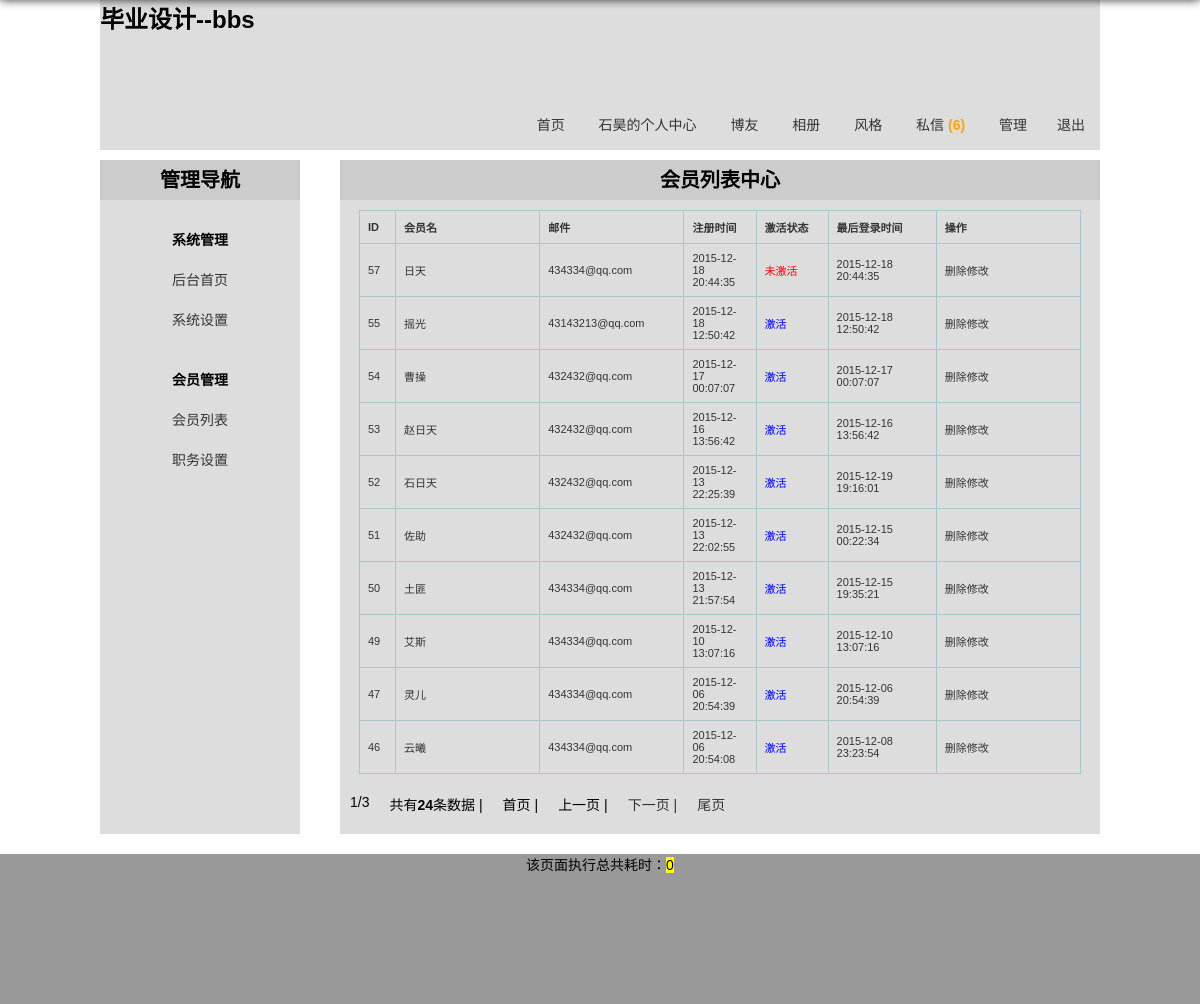
Before: /user_list.php (signed in) with the older database file.
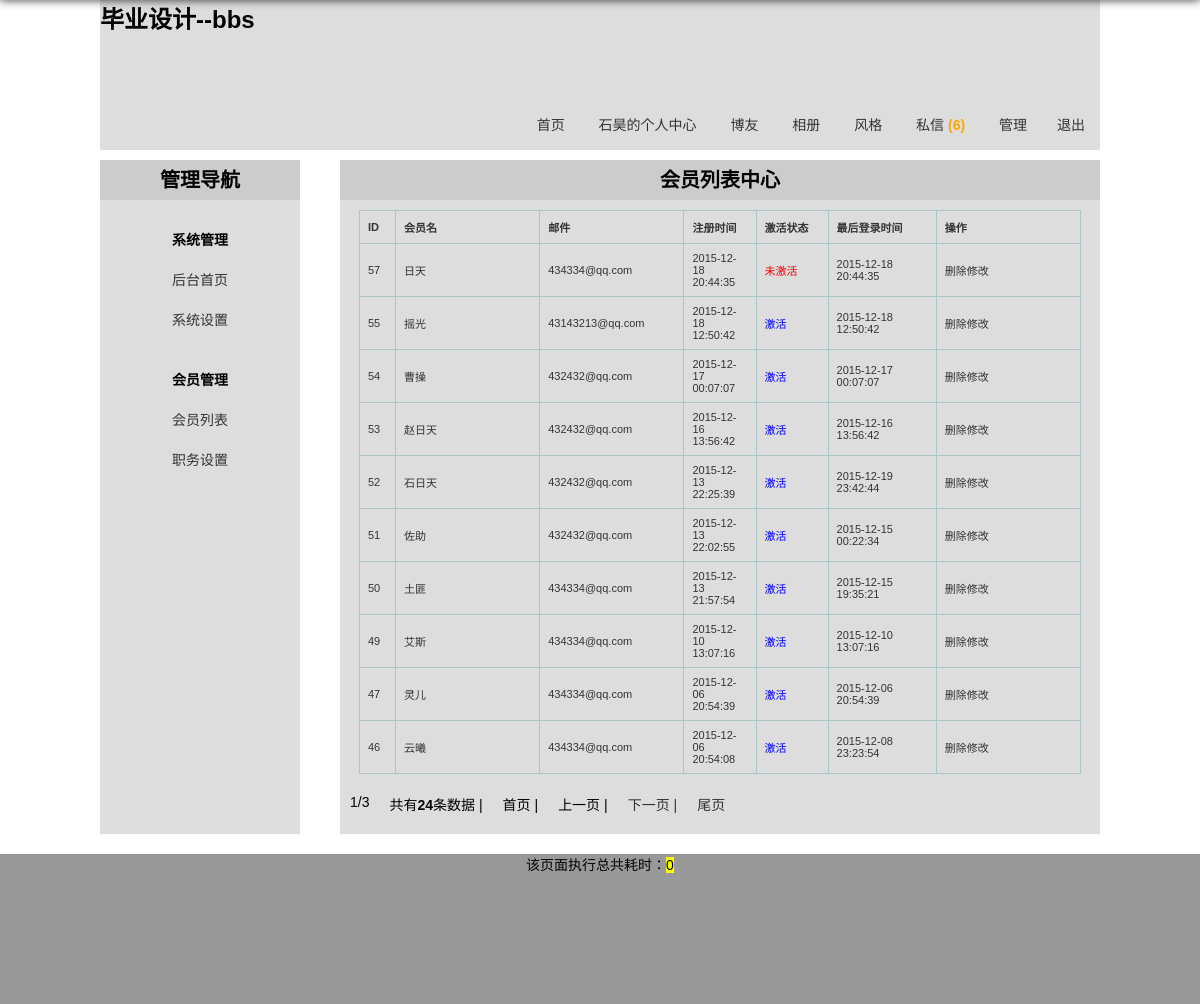
After: the same page with the newer database file.
### tables this page shows
CREATE TABLE IF NOT EXISTS `bbs_system` (
  `bbs_id` mediumint(8) unsigned NOT NULL AUTO_INCREMENT COMMENT 'id',
  `bbs_webname` varchar(20) NOT NULL COMMENT '网站名称',
  `bbs_article_num` varchar(20) NOT NULL DEFAULT '0' COMMENT '首页最新主题分页数',
  `bbs_blog_num` varchar(20) NOT NULL DEFAULT '0' COMMENT '博友分页数',
  `bbs_photo_num` varchar(20) NOT NULL DEFAULT '0' COMMENT '相册分页数',
  `bbs_hot_num` varchar(20) NOT NULL DEFAULT '0' COMMENT '首页主题排行列表数',
  `bbs_newuser_num` varchar(20) NOT NULL DEFAULT '0' COMMENT '首页新晋会员列表数',
  `bbs_skin` tinyint(1) unsigned NOT NULL DEFAULT '0' COMMENT '网站皮肤',
  `bbs_string` text NOT NULL COMMENT '网站敏感字符串过滤',
  `bbs_post_time` tinyint(3) unsigned NOT NULL DEFAULT '0' COMMENT '发帖限制间隔时间',
  `bbs_repost_time` tinyint(3) unsigned NOT NULL DEFAULT '0' COMMENT '回帖间隔时间限制',
  `bbs_code` tinyint(1) unsigned NOT NULL DEFAULT '0' COMMENT '是否启用验证码',
  `bbs_register` tinyint(1) unsigned NOT NULL DEFAULT '0' COMMENT '是否启用注册功能',
  `bbs_last_modify_date` datetime NOT NULL COMMENT '最后修改时间',
  `bbs_modify_user` varchar(20) DEFAULT NULL COMMENT '最后修改人',
  PRIMARY KEY (`bbs_id`)
);

CREATE TABLE IF NOT EXISTS `bbs_users` (
  `bbs_id` mediumint(8) unsigned NOT NULL AUTO_INCREMENT COMMENT '用户自动编号',
  `bbs_uniqid` char(40) NOT NULL COMMENT '验证身份的唯一标识符',
  `bbs_active` char(40) NOT NULL COMMENT '激活登录的唯一标识符',
  `bbs_username` varchar(20) NOT NULL COMMENT '用户名',
  `bbs_password` char(40) NOT NULL COMMENT '密码',
  `bbs_question` varchar(20) NOT NULL COMMENT '密码提示',
  `bbs_answer` char(40) NOT NULL COMMENT '密码回答',
  `bbs_sex` char(1) NOT NULL COMMENT '性别',
  `bbs_photo` varchar(30) NOT NULL COMMENT '头像',
  `bbs_level` tinyint(1) unsigned NOT NULL DEFAULT '0' COMMENT '会员等级',
  `bbs_email` varchar(40) NOT NULL COMMENT '邮箱',
  `bbs_qq` varchar(10) DEFAULT NULL COMMENT 'QQ',
  `bbs_url` varchar(40) DEFAULT NULL COMMENT '个人主页地址',
  `bbs_switch` tinyint(1) unsigned NOT NULL DEFAULT '0' COMMENT '个性签名开关',
  `bbs_signature` varchar(200) DEFAULT NULL COMMENT '个性签名内容',
  `bbs_post_time` varchar(20) DEFAULT '0' COMMENT '发帖时间戳',
  `bbs_repost_time` varchar(20) NOT NULL DEFAULT '0' COMMENT '回帖时间戳',
  `bbs_reg_time` datetime NOT NULL COMMENT '注册时间',
  `bbs_last_time` datetime NOT NULL COMMENT '最后登录时间',
  `bbs_last_ip` varchar(20) NOT NULL COMMENT '最后登录的IP',
  `bbs_login_count` smallint(4) unsigned NOT NULL DEFAULT '0' COMMENT '登录次数',
  PRIMARY KEY (`bbs_id`)
);

### includes/common.inc.php (called while the page is built, shortened)
<?php
require ROOT_PATH.'includes/global.func.php';
require ROOT_PATH.'includes/mysql.func.php';
if (!!$rows = fetch_array("SELECT bbs_webname,bbs_article_num,bbs_blog_num,bbs_photo_num,bbs_hot_num,bbs_newuser_num,bbs_skin,bbs_string,bbs_post_time,bbs_repost_time,bbs_code,bbs_register,bbs_last_modify_date,bbs_modify_user FROM bbs_system WHERE  bbs_id=1 LIMIT 1")) {
    $system = array();
    $system['webname']=$rows['bbs_webname'];
    $system['article_num']=$rows['bbs_article_num'];
    $system['blog_num']=$rows['bbs_blog_num'];
    $system['photo_num']=$rows['bbs_photo_num'];
    $system['hot_num']=$rows['bbs_hot_num'];
    $system['newuser_num']=$rows['bbs_newuser_num'];
    $system['skin']=$rows['bbs_skin'];
    $system['string']=$rows['bbs_string'];
    $system['post_time']=$rows['bbs_post_time'];
    $system['repost_time']=$rows['bbs_repost_time'];
    $system['code']=$rows['bbs_code'];
    $system['register']=$rows['bbs_register'];
    $system['last_modify_date']=$rows['bbs_last_modify_date'];
    $system['modify_user']=$rows['bbs_modify_user'];
    $system=html($system);
}else{
    exit('系统表读取错误，请联系管理员');
}
?>

### includes/mysql.func.php (called while the page is built, shortened)
<?php
function query($sql){
    if(!$result = mysql_query($sql)){
        exit('SQL执行失败'.mysql_error());
    }
    return $result;
}
function fetch_array($sql){
    return mysql_fetch_array(query($sql),MYSQL_ASSOC);
}
function fetch_array_list($result){
    return mysql_fetch_array($result,MYSQL_ASSOC);
}
function num_rows($result){
    return mysql_num_rows($result);
}
?>

### user_list.php (the view, shortened to what this page needs)
<?php
require dirname(__FILE__).'/includes/common.inc.php';
global $page_size,$page_num;
pager_param("SELECT bbs_id FROM bbs_users",10);
$result = query("SELECT bbs_id,bbs_username,bbs_reg_time,bbs_email,bbs_active,bbs_last_time FROM bbs_users ORDER BY bbs_reg_time DESC LIMIt $page_num,$page_size");
?>
<!DOCTYPE html>
<html lang="en">
<head>
    <link rel="stylesheet" type="text/css" href="css/reset.css">
    <link rel="stylesheet" type="text/css" href="css/main.css">
</head>
<body>
    <?php
        require ROOT_PATH.'includes/header.inc.php';
    ?>
    <div class="container oh uz">
        <?php require ROOT_PATH.'includes/manage.inc.php'; ?>
        <div class="main fr">
            <section>
                <h2>会员列表中心</h2>
                <form action="user_list.php?action=" method="post">
                    <table>
                        <thead>
                            <tr>
                                <th width="5%">ID</th>
                                <th width="20%">会员名</th>
                                <th width="20%">邮件</th>
                                <th width="10%">注册时间</th>
                                <th width="10%">激活状态</th>
                                <th width="15%">最后登录时间</th>
                                <th width="20%">操作</th>
                            </tr>
                        </thead>
                        <tbody>
                            <?php
                                $html = array();
                                while ( !!$rows = fetch_array_list($result,MYSQL_ASSOC)) {
                                    $html['id'] = $rows['bbs_id'];
                                    $html['username'] = $rows['bbs_username'];
                                    $html['email'] = $rows['bbs_email'];
                                    $html['reg_time'] = $rows['bbs_reg_time'];
                                    $html['last_time'] = $rows['bbs_last_time'];
                                    $html = html($html);
                                    if (empty($rows['bbs_active'])) {
                                        $html['active'] = '<span style="color:blue;">激活</span>';
                                    }else{
                                        $html['active'] = '<span style="color:red;">未激活</span>';
                                    }
                            ?>
                            <tr>
                                <td><?php echo $html['id']; ?></td>
                                <td><?php echo $html['username']; ?></td>
                                <td><?php echo $html['email']; ?></td>
                                <td><?php echo $html['reg_time']; ?></td>
                                <td><?php echo $html['active']; ?></td>
                                <td><?php echo $html['last_time']; ?></td>
                                <td><a class="delete" href="javascript:;" data-id="<?php echo $html['id']; ?>" title="">删除</a><a class="modify"  href="javascript:;" title="<?php echo $html['id']; ?>">修改</a></td>
                            </tr>
                        </tbody>
                        <?php } ?>
                    </table>
                </form>
                <?php free_result($result);
                    pager('t');
                ?>
             </section>
        </div>
    </div>
    <?php
        require ROOT_PATH.'includes/footer.inc.php';
    ?>
</body>
</html>

### includes/header.inc.php (shortened to what this page needs)
<?php
global $system;
?>
<header class="container h150 header">
    <h1><?php echo $system['webname']; ?></h1>
    <nav>
        <ul class="tr">
            <li><a href="../index.php">首页</a></li>
            <?php if (isset($_COOKIE['username'])) {
                echo '<li><a href="../userzone.php">'.$_COOKIE['username'].'的'.'个人中心</a></li>';
            }else{
                echo '<li><a href="../register.php">注册</a></li>
            <li><a href="../login.php">登录</a></li>';
                } ?>
            <li><a href="../blog.php">博友</a></li>
            <li><a href="../photo_dir.php">相册</a></li>
            <li class="relative" id="fenge"><a href="javascript:;">风格</a>
            </li>
            <li><a href="message.php" title="查看信息">私信 <?php echo $GLOBALS['message']; ?></a></li>
            <?php
                if (isset($_COOKIE['username']) && isset($_SESSION['admin'])) {
                    echo '<li><a href="manage.php">管理</a></li>';
                }
                if (isset($_COOKIE['username'])) {
                echo '<li><a href="../logout.php">退出</a></li>';
            } ?>
        </ul>
    </nav>
</header>

### includes/manage.inc.php (shortened to what this page needs)
<aside class="side-bar fl">
    <section>
        <h2>管理导航</h2>
        <dl>
            <dt>系统管理</dt>
            <dd><a href="manage.php">后台首页</a></dd>
            <dd><a href="manage_set.php">系统设置</a></dd>
        </dl>
        <dl>
            <dt>会员管理</dt>
            <dd><a href="user_list.php">会员列表</a></dd>
            <dd><a href="user_role.php">职务设置</a></dd>
        </dl>
    </section>
</aside>

### includes/global.func.php (shortened to what this page needs)
<?php
function runtime(){
    $mtime = explode(' ', microtime());
    return $mtime[1]+$mtime[0];
}
function html($str){
    if (is_array($str)) {
        foreach ($str as $key => $value) {
            $str[$key] = html($value);
        }
    }else{
        $str = htmlspecialchars($str);
    }
    return $str;
}
function pager_param($sql,$size){
    global $page_size,$page_num,$page_total,$sum_num,$page;
    if (isset($_GET['page'])) {
        $page = $_GET['page'];
        if (empty($page) || $page <= 0 || !is_numeric($page)) {
            $page = 1;
        }else{
            $page = intval($page);
        }
    }else{
        $page = 1;
    }
    $page_size = $size;
    $sum_num = num_rows(query($sql));
    if ($sum_num == 0) {
        $page_total =1;
    }else{
        $page_total = ceil($sum_num/$page_size);
    }
    $page_num=($page-1)*$page_size;
}
function pager($type){
    global $page_total,$page,$sum_num,$id;
    if ($type == 'n') {
        echo '<div id="pager">';
        echo '<ul class="clear inline">';
        for($i=0;$i<$page_total;$i++){
            if ($page == $i+1) {
            echo '<li class="p10 ddd"><a href="'.$_SERVER['SCRIPT_NAME'].'?'.$id.'page='.($i+1).'">'.($i+1).'</a></li>';
            }else{
            echo '<li class="p10"><a href="'.$_SERVER['SCRIPT_NAME'].'?'.$id.'page='.($i+1).'">'.($i+1).'</a></li>';
            }
        }
        echo '</ul>';
        echo '</div>';
    }elseif($type == 't'){
        echo '<div class="pager">';
        echo '<ul class="clear inline">';
        echo '<li class="p10">'.$page.'/'.$page_total.'</li>';
        echo '<li class="p10">共有<strong>'.$sum_num.'</strong>条数据 |</li>';
        if ($page ==1) {
            echo '<li class="p10">首页 |</li><li class="p10">上一页 |</li>';
        }else{
            echo '<li class="p10"><a href="'.$_SERVER['SCRIPT_NAME'].'?'.$id.'">首页 |</a></li><li class="p10"><a href="'.$_SERVER['SCRIPT_NAME'].'?'.$id.'page='.($page-1).'" title="">上一页 |</a></li>';
        }
        if ($page == $page_total) {
             echo '<li class="p10">下一页 |</li><li class="p10">尾页</li>';
         }else{
            echo '<li class="p10"><a href="'.$_SERVER['SCRIPT_NAME'].'?'.$id.'page='.($page+1).'" title="">下一页 |</a></li><li class="p10"><a href="'.$_SERVER['SCRIPT_NAME'].'?'.$id.'page='.$page_total.'" title="">尾页</a></li>';
         }
        echo '</ul>';
        echo '</div>';
    }else{
        pager('t');
    }
}
?>

### includes/footer.inc.php (shortened to what this page needs)
<footer class="footer h150 mt20 tc">
    <p>该页面执行总共耗时：<mark><?php echo round((runtime()-TIME_START),4); ?></mark></p>
</footer>

### css/main.css (style rules this page uses)
.header { background: #ddd; }
.header h1 { height:100px; width:300px; }
.header li { display:inline-block; height:50px; line-height: 50px; }
.header a { display:inline-block;padding:0 15px; }
.uz { padding:10px 0; }
.uz h2 { text-align: center; background:#ccc; height:40px; line-height: 40px; }
.uz .side-bar { width:200px; background:#ddd;padding-bottom:10000px;margin-bottom:-10000px; }
.uz .side-bar dt,.uz .side-bar dd { height:40px; line-height: 40px; text-align: center; }
.uz .side-bar dt { font-weight: bold; margin-top:20px; }
.uz .main { width:760px; background:#ddd; padding-bottom:10000px;margin-bottom:-10000px; }
.footer { background:#999; }

Changed rows visible on the page:
changed bbs_users "石日天": bbs_last_time "2015-12-19 19:16:01" → "2015-12-19 23:42:44"
